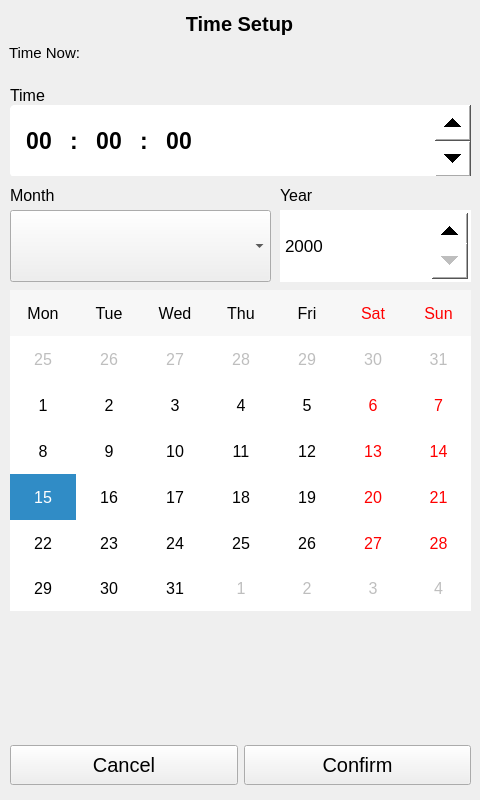
<?xml version="1.0" encoding="UTF-8"?>
<ui version="4.0">
 <class>TimeEdit</class>
 <widget class="QDialog" name="TimeEdit">
  <property name="geometry">
   <rect>
    <x>0</x>
    <y>0</y>
    <width>480</width>
    <height>800</height>
   </rect>
  </property>
  <property name="windowTitle">
   <string>Dialog</string>
  </property>
  <property name="modal">
   <bool>true</bool>
  </property>
  <widget class="QLabel" name="header">
   <property name="geometry">
    <rect>
     <x>9</x>
     <y>9</y>
     <width>461</width>
     <height>29</height>
    </rect>
   </property>
   <property name="font">
    <font>
     <pointsize>15</pointsize>
     <weight>75</weight>
     <bold>true</bold>
    </font>
   </property>
   <property name="text">
    <string>Time Setup</string>
   </property>
   <property name="alignment">
    <set>Qt::AlignCenter</set>
   </property>
  </widget>
  <widget class="QWidget" name="formLayoutWidget">
   <property name="geometry">
    <rect>
     <x>9</x>
     <y>44</y>
     <width>461</width>
     <height>31</height>
    </rect>
   </property>
   <layout class="QFormLayout" name="formLayout_2">
    <item row="0" column="0">
     <widget class="QLabel" name="timeNowLbl">
      <property name="font">
       <font>
        <pointsize>11</pointsize>
       </font>
      </property>
      <property name="text">
       <string>Time Now: </string>
      </property>
     </widget>
    </item>
    <item row="0" column="1">
     <widget class="QLabel" name="timeNow">
      <property name="font">
       <font>
        <pointsize>9</pointsize>
       </font>
      </property>
      <property name="text">
       <string/>
      </property>
     </widget>
    </item>
   </layout>
  </widget>
  <widget class="QWidget" name="verticalLayoutWidget">
   <property name="geometry">
    <rect>
     <x>10</x>
     <y>740</y>
     <width>461</width>
     <height>51</height>
    </rect>
   </property>
   <layout class="QHBoxLayout" name="horizontalLayout_2">
    <item>
     <widget class="QPushButton" name="cancelButton">
      <property name="minimumSize">
       <size>
        <width>0</width>
        <height>40</height>
       </size>
      </property>
      <property name="font">
       <font>
        <pointsize>15</pointsize>
       </font>
      </property>
      <property name="focusPolicy">
       <enum>Qt::NoFocus</enum>
      </property>
      <property name="text">
       <string>Cancel</string>
      </property>
     </widget>
    </item>
    <item>
     <widget class="QPushButton" name="saveButton">
      <property name="minimumSize">
       <size>
        <width>0</width>
        <height>40</height>
       </size>
      </property>
      <property name="font">
       <font>
        <pointsize>15</pointsize>
       </font>
      </property>
      <property name="focusPolicy">
       <enum>Qt::NoFocus</enum>
      </property>
      <property name="text">
       <string>Confirm</string>
      </property>
     </widget>
    </item>
   </layout>
  </widget>
  <widget class="QFrame" name="frame">
   <property name="geometry">
    <rect>
     <x>10</x>
     <y>80</y>
     <width>461</width>
     <height>531</height>
    </rect>
   </property>
   <property name="frameShape">
    <enum>QFrame::NoFrame</enum>
   </property>
   <property name="frameShadow">
    <enum>QFrame::Sunken</enum>
   </property>
   <widget class="QCalendarWidget" name="calendarWidget">
    <property name="geometry">
     <rect>
      <x>0</x>
      <y>210</y>
      <width>461</width>
      <height>321</height>
     </rect>
    </property>
    <property name="sizePolicy">
     <sizepolicy hsizetype="Preferred" vsizetype="Preferred">
      <horstretch>0</horstretch>
      <verstretch>0</verstretch>
     </sizepolicy>
    </property>
    <property name="minimumSize">
     <size>
      <width>0</width>
      <height>254</height>
     </size>
    </property>
    <property name="font">
     <font>
      <pointsize>12</pointsize>
     </font>
    </property>
    <property name="autoFillBackground">
     <bool>true</bool>
    </property>
    <property name="selectionMode">
     <enum>QCalendarWidget::SingleSelection</enum>
    </property>
    <property name="horizontalHeaderFormat">
     <enum>QCalendarWidget::ShortDayNames</enum>
    </property>
    <property name="verticalHeaderFormat">
     <enum>QCalendarWidget::NoVerticalHeader</enum>
    </property>
    <property name="navigationBarVisible">
     <bool>false</bool>
    </property>
   </widget>
   <widget class="QComboBox" name="monthComboBox">
    <property name="geometry">
     <rect>
      <x>0</x>
      <y>130</y>
      <width>261</width>
      <height>72</height>
     </rect>
    </property>
    <property name="minimumSize">
     <size>
      <width>0</width>
      <height>72</height>
     </size>
    </property>
    <property name="maximumSize">
     <size>
      <width>16777215</width>
      <height>54</height>
     </size>
    </property>
    <property name="font">
     <font>
      <pointsize>13</pointsize>
     </font>
    </property>
    <property name="styleSheet">
     <string notr="true"/>
    </property>
   </widget>
   <widget class="QSpinBox" name="yearSpinBox">
    <property name="geometry">
     <rect>
      <x>270</x>
      <y>130</y>
      <width>191</width>
      <height>72</height>
     </rect>
    </property>
    <property name="font">
     <font>
      <pointsize>13</pointsize>
     </font>
    </property>
    <property name="styleSheet">
     <string notr="true">QSpinBox {
	height:72px;
	background: white;
}
QSpinBox::up-button {
	width:36px;
	height:36px;
}

QSpinBox::down-button {
	width:36px;
	height:36px;
}</string>
    </property>
    <property name="minimum">
     <number>2000</number>
    </property>
    <property name="maximum">
     <number>2200</number>
    </property>
   </widget>
   <widget class="QLabel" name="label">
    <property name="geometry">
     <rect>
      <x>0</x>
      <y>100</y>
      <width>241</width>
      <height>31</height>
     </rect>
    </property>
    <property name="font">
     <font>
      <pointsize>12</pointsize>
     </font>
    </property>
    <property name="text">
     <string>Month</string>
    </property>
   </widget>
   <widget class="QLabel" name="label_2">
    <property name="geometry">
     <rect>
      <x>270</x>
      <y>100</y>
      <width>191</width>
      <height>31</height>
     </rect>
    </property>
    <property name="font">
     <font>
      <pointsize>12</pointsize>
     </font>
    </property>
    <property name="text">
     <string>Year</string>
    </property>
   </widget>
   <widget class="QFrame" name="frame_2">
    <property name="geometry">
     <rect>
      <x>0</x>
      <y>25</y>
      <width>461</width>
      <height>71</height>
     </rect>
    </property>
    <property name="frameShape">
     <enum>QFrame::NoFrame</enum>
    </property>
    <property name="frameShadow">
     <enum>QFrame::Plain</enum>
    </property>
    <widget class="QTimeEdit" name="timeEdit">
     <property name="geometry">
      <rect>
       <x>0</x>
       <y>0</y>
       <width>461</width>
       <height>72</height>
      </rect>
     </property>
     <property name="font">
      <font>
       <pointsize>20</pointsize>
      </font>
     </property>
     <property name="focusPolicy">
      <enum>Qt::ClickFocus</enum>
     </property>
     <property name="contextMenuPolicy">
      <enum>Qt::NoContextMenu</enum>
     </property>
     <property name="styleSheet">
      <string notr="true">QTimeEdit {
	height:72px;
	padding-right: 15px;
	border-width:3;
border-radius: 5px;
border: 1px rgb(0,0,0);
background:white;
}

QTimeEdit::up-button {
	width:36px;
	height:36px;
}

QTimeEdit::down-button {
	width:36px;
	height:36px;
}</string>
     </property>
     <property name="wrapping">
      <bool>true</bool>
     </property>
     <property name="buttonSymbols">
      <enum>QAbstractSpinBox::UpDownArrows</enum>
     </property>
     <property name="keyboardTracking">
      <bool>true</bool>
     </property>
     <property name="showGroupSeparator" stdset="0">
      <bool>false</bool>
     </property>
     <property name="displayFormat">
      <string>hh:mm:ss </string>
     </property>
     <property name="calendarPopup">
      <bool>false</bool>
     </property>
     <property name="currentSectionIndex">
      <number>0</number>
     </property>
     <property name="timeSpec">
      <enum>Qt::LocalTime</enum>
     </property>
    </widget>
    <widget class="QGroupBox" name="gbTimeEdit">
     <property name="geometry">
      <rect>
       <x>0</x>
       <y>0</y>
       <width>421</width>
       <height>72</height>
      </rect>
     </property>
     <property name="styleSheet">
      <string notr="true">QGroupBox#gbTimeEdit{
color: black;
/*border-top-left-radius: 10px;
border-bottom-left-radius: 10px;*/
border-radius: 5px;
/*border: 1px rgb(238, 255, 211);
	background: rgb(238, 255, 211); */
border: 1px rgb(0,0,0);
background:white;
} </string>
     </property>
     <property name="title">
      <string/>
     </property>
     <widget class="QLabel" name="label_5">
      <property name="geometry">
       <rect>
        <x>60</x>
        <y>12</y>
        <width>14</width>
        <height>48</height>
       </rect>
      </property>
      <property name="sizePolicy">
       <sizepolicy hsizetype="Fixed" vsizetype="Fixed">
        <horstretch>0</horstretch>
        <verstretch>0</verstretch>
       </sizepolicy>
      </property>
      <property name="minimumSize">
       <size>
        <width>14</width>
        <height>48</height>
       </size>
      </property>
      <property name="maximumSize">
       <size>
        <width>14</width>
        <height>48</height>
       </size>
      </property>
      <property name="font">
       <font>
        <pointsize>17</pointsize>
        <weight>75</weight>
        <bold>true</bold>
       </font>
      </property>
      <property name="styleSheet">
       <string notr="true">color:black;</string>
      </property>
      <property name="text">
       <string notr="true">:</string>
      </property>
     </widget>
     <widget class="QPushButton" name="hourBut">
      <property name="geometry">
       <rect>
        <x>0</x>
        <y>12</y>
        <width>58</width>
        <height>48</height>
       </rect>
      </property>
      <property name="sizePolicy">
       <sizepolicy hsizetype="Fixed" vsizetype="Fixed">
        <horstretch>0</horstretch>
        <verstretch>0</verstretch>
       </sizepolicy>
      </property>
      <property name="minimumSize">
       <size>
        <width>58</width>
        <height>48</height>
       </size>
      </property>
      <property name="maximumSize">
       <size>
        <width>58</width>
        <height>48</height>
       </size>
      </property>
      <property name="font">
       <font>
        <pointsize>17</pointsize>
        <weight>75</weight>
        <bold>true</bold>
       </font>
      </property>
      <property name="styleSheet">
       <string notr="true">QPushButton#hourBut{
color: black;
/*border-top-left-radius: 10px;
border-bottom-left-radius: 10px;*/
border-radius: 5px;
border: 1px rgb(0,0,0);
background:white;
} </string>
      </property>
      <property name="text">
       <string notr="true">00</string>
      </property>
      <property name="flat">
       <bool>true</bool>
      </property>
     </widget>
     <widget class="QLabel" name="label_6">
      <property name="geometry">
       <rect>
        <x>130</x>
        <y>12</y>
        <width>14</width>
        <height>48</height>
       </rect>
      </property>
      <property name="sizePolicy">
       <sizepolicy hsizetype="Fixed" vsizetype="Fixed">
        <horstretch>0</horstretch>
        <verstretch>0</verstretch>
       </sizepolicy>
      </property>
      <property name="minimumSize">
       <size>
        <width>14</width>
        <height>48</height>
       </size>
      </property>
      <property name="maximumSize">
       <size>
        <width>14</width>
        <height>48</height>
       </size>
      </property>
      <property name="font">
       <font>
        <pointsize>17</pointsize>
        <weight>75</weight>
        <bold>true</bold>
       </font>
      </property>
      <property name="styleSheet">
       <string notr="true">color:black;</string>
      </property>
      <property name="text">
       <string notr="true">:</string>
      </property>
     </widget>
     <widget class="QPushButton" name="minuteBut">
      <property name="geometry">
       <rect>
        <x>70</x>
        <y>12</y>
        <width>58</width>
        <height>48</height>
       </rect>
      </property>
      <property name="sizePolicy">
       <sizepolicy hsizetype="Fixed" vsizetype="Fixed">
        <horstretch>0</horstretch>
        <verstretch>0</verstretch>
       </sizepolicy>
      </property>
      <property name="minimumSize">
       <size>
        <width>58</width>
        <height>48</height>
       </size>
      </property>
      <property name="maximumSize">
       <size>
        <width>58</width>
        <height>48</height>
       </size>
      </property>
      <property name="font">
       <font>
        <pointsize>17</pointsize>
        <weight>75</weight>
        <bold>true</bold>
       </font>
      </property>
      <property name="styleSheet">
       <string notr="true">QPushButton#minuteBut{
color: black;
/*border-top-left-radius: 10px;
border-bottom-left-radius: 10px;*/
border-radius: 5px;
border: 1px rgb(0,0,0);
background:white;
} </string>
      </property>
      <property name="text">
       <string>00</string>
      </property>
     </widget>
     <widget class="QPushButton" name="secondBut">
      <property name="geometry">
       <rect>
        <x>140</x>
        <y>12</y>
        <width>58</width>
        <height>48</height>
       </rect>
      </property>
      <property name="sizePolicy">
       <sizepolicy hsizetype="Fixed" vsizetype="Fixed">
        <horstretch>0</horstretch>
        <verstretch>0</verstretch>
       </sizepolicy>
      </property>
      <property name="minimumSize">
       <size>
        <width>58</width>
        <height>48</height>
       </size>
      </property>
      <property name="maximumSize">
       <size>
        <width>58</width>
        <height>48</height>
       </size>
      </property>
      <property name="baseSize">
       <size>
        <width>0</width>
        <height>0</height>
       </size>
      </property>
      <property name="font">
       <font>
        <pointsize>17</pointsize>
        <weight>75</weight>
        <bold>true</bold>
       </font>
      </property>
      <property name="styleSheet">
       <string notr="true">QPushButton#secondBut{
color: black;
/*border-top-left-radius: 10px;
border-bottom-left-radius: 10px;*/
border-radius: 5px;
border: 1px rgb(0,0,0);
background:white;
} </string>
      </property>
      <property name="text">
       <string>00</string>
      </property>
     </widget>
    </widget>
   </widget>
   <widget class="QLabel" name="label_3">
    <property name="geometry">
     <rect>
      <x>0</x>
      <y>0</y>
      <width>241</width>
      <height>31</height>
     </rect>
    </property>
    <property name="font">
     <font>
      <pointsize>12</pointsize>
     </font>
    </property>
    <property name="text">
     <string>Time</string>
    </property>
   </widget>
  </widget>
 </widget>
 <resources/>
 <connections/>
</ui>
